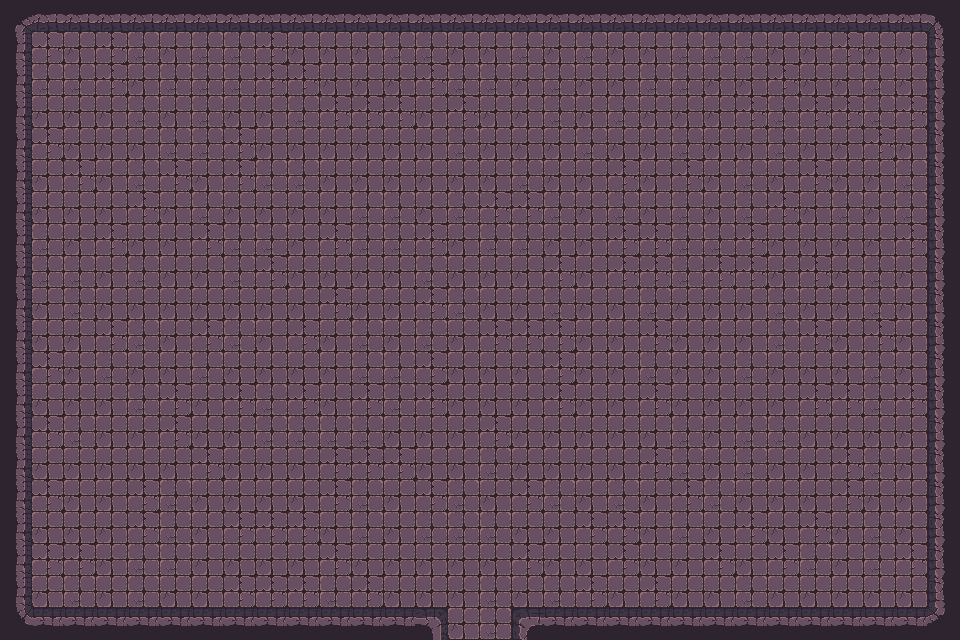

The image is a tile-based game level rendered from a .tmx file. Its description and complete source (layers, tilesets, objects, tile grids) follow:
An orthogonal 30x20 tile map with 32x32 px tiles, 1 tile layer (Tile layer 1), 2 tilesets and 57 objects.

<map version="1.10" tiledversion="1.11.2" orientation="orthogonal" renderorder="right-down" width="30" height="20" tilewidth="32" tileheight="32" infinite="0" nextlayerid="3" nextobjectid="1">
    <tileset firstgid="1" name="Town Tileset" tilewidth="32" tileheight="32" tilecount="64" columns="8">
        <image source="../../../tiles/World H Tileset.png" trans="ff00ff" width="256" height="256" />
        <tile id="4">
            <objectgroup draworder="index" id="2">
                <object id="1" x="0" y="0" width="32" height="32" />
            </objectgroup>
        </tile>
        <tile id="5">
            <objectgroup draworder="index" id="2">
                <object id="1" x="0" y="0" width="32" height="32" />
            </objectgroup>
        </tile>
        <tile id="6">
            <objectgroup draworder="index" id="2">
                <object id="1" x="0" y="0" width="32" height="32" />
            </objectgroup>
        </tile>
        <tile id="7">
            <objectgroup draworder="index" id="2">
                <object id="1" x="0" y="0" width="32" height="32" />
            </objectgroup>
        </tile>
        <tile id="8">
            <objectgroup draworder="index" id="2">
                <object id="1" x="0" y="0" width="32" height="32" />
            </objectgroup>
        </tile>
        <tile id="10">
            <objectgroup draworder="index" id="2">
                <object id="1" x="0" y="32" width="32" height="0" />
            </objectgroup>
        </tile>
        <tile id="11">
            <objectgroup draworder="index" id="2">
                <object id="1" x="0" y="32" width="32" height="0" />
                <object id="2" x="32" y="0" width="0" height="32" />
            </objectgroup>
        </tile>
        <tile id="12">
            <objectgroup draworder="index" id="2">
                <object id="1" x="32" y="0" width="0" height="32" />
            </objectgroup>
        </tile>
        <tile id="13">
            <objectgroup draworder="index" id="2">
                <object id="1" x="0" y="32" width="32" height="0" />
                <object id="2" x="0" y="32" width="32" height="0" />
                <object id="3" x="0" y="0" width="0" height="32" />
            </objectgroup>
        </tile>
        <tile id="14">
            <objectgroup draworder="index" id="2">
                <object id="1" x="0" y="0" width="0" height="32" />
            </objectgroup>
        </tile>
        <tile id="16">
            <objectgroup draworder="index" id="2">
                <object id="1" x="0" y="0" width="32" height="32" />
            </objectgroup>
        </tile>
        <tile id="24">
            <objectgroup draworder="index" id="2">
                <object id="1" x="0" y="0" width="32" height="32" />
            </objectgroup>
        </tile>
    </tileset>
    <tileset firstgid="65" name="Dungeon Crawler Tileset" tilewidth="32" tileheight="32" tilecount="100" columns="10">
        <image source="../../../tiles/Dungeon_Tile.png" trans="" width="320" height="320" />
        <tile id="2">
            <objectgroup draworder="index" id="2">
                <object id="1" x="0" y="0" width="32" height="32" />
            </objectgroup>
        </tile>
        <tile id="3">
            <objectgroup draworder="index" id="2">
                <object id="1" x="0" y="0" width="32" height="32" />
            </objectgroup>
        </tile>
        <tile id="4">
            <objectgroup draworder="index" id="2">
                <object id="1" x="0" y="0" width="32" height="32" />
            </objectgroup>
        </tile>
        <tile id="5">
            <objectgroup draworder="index" id="2">
                <object id="1" x="0" y="0" width="32" height="32" />
            </objectgroup>
        </tile>
        <tile id="6">
            <objectgroup draworder="index" id="2">
                <object id="1" x="0" y="0" width="32" height="32" />
            </objectgroup>
        </tile>
        <tile id="8">
            <objectgroup draworder="index" id="2">
                <object id="1" x="0" y="0" width="32" height="32" />
            </objectgroup>
        </tile>
        <tile id="12">
            <objectgroup draworder="index" id="2">
                <object id="1" x="0" y="0" width="32" height="32" />
            </objectgroup>
        </tile>
        <tile id="13">
            <objectgroup draworder="index" id="2">
                <object id="1" x="0" y="0" width="32" height="32" />
            </objectgroup>
        </tile>
        <tile id="14">
            <objectgroup draworder="index" id="2">
                <object id="1" x="0" y="0" width="32" height="32" />
            </objectgroup>
        </tile>
        <tile id="15">
            <objectgroup draworder="index" id="2">
                <object id="1" x="0" y="0" width="32" height="32" />
            </objectgroup>
        </tile>
        <tile id="16">
            <objectgroup draworder="index" id="2">
                <object id="1" x="0" y="0" width="32" height="32" />
            </objectgroup>
        </tile>
        <tile id="18">
            <objectgroup draworder="index" id="2">
                <object id="1" x="0" y="0" width="32" height="32" />
            </objectgroup>
        </tile>
        <tile id="22">
            <objectgroup draworder="index" id="2">
                <object id="1" x="0" y="0" width="32" height="32" />
            </objectgroup>
        </tile>
        <tile id="23">
            <objectgroup draworder="index" id="2">
                <object id="1" x="0" y="0" width="32" height="32" />
            </objectgroup>
        </tile>
        <tile id="24">
            <objectgroup draworder="index" id="2">
                <object id="1" x="0" y="0" width="32" height="32" />
            </objectgroup>
        </tile>
        <tile id="25">
            <objectgroup draworder="index" id="2">
                <object id="1" x="0" y="0" width="32" height="32" />
            </objectgroup>
        </tile>
        <tile id="26">
            <objectgroup draworder="index" id="2">
                <object id="1" x="0" y="0" width="32" height="32" />
            </objectgroup>
        </tile>
        <tile id="28">
            <objectgroup draworder="index" id="2">
                <object id="1" x="0" y="0" width="32" height="32" />
            </objectgroup>
        </tile>
        <tile id="32">
            <objectgroup draworder="index" id="2">
                <object id="1" x="0" y="0" width="32" height="32" />
            </objectgroup>
        </tile>
        <tile id="33">
            <objectgroup draworder="index" id="2">
                <object id="1" x="0" y="0" width="32" height="32" />
            </objectgroup>
        </tile>
        <tile id="34">
            <objectgroup draworder="index" id="2">
                <object id="1" x="0" y="0" width="32" height="32" />
            </objectgroup>
        </tile>
        <tile id="35">
            <objectgroup draworder="index" id="2">
                <object id="1" x="0" y="0" width="32" height="32" />
            </objectgroup>
        </tile>
        <tile id="36">
            <objectgroup draworder="index" id="2">
                <object id="1" x="0" y="0" width="32" height="32" />
            </objectgroup>
        </tile>
        <tile id="38">
            <objectgroup draworder="index" id="2">
                <object id="1" x="0" y="0" width="32" height="32" />
            </objectgroup>
        </tile>
        <tile id="42">
            <objectgroup draworder="index" id="2">
                <object id="1" x="0" y="0" width="32" height="32" />
            </objectgroup>
        </tile>
        <tile id="43">
            <objectgroup draworder="index" id="2">
                <object id="1" x="0" y="0" width="32" height="32" />
            </objectgroup>
        </tile>
        <tile id="44">
            <objectgroup draworder="index" id="2">
                <object id="1" x="0" y="0" width="32" height="32" />
            </objectgroup>
        </tile>
        <tile id="45">
            <objectgroup draworder="index" id="2">
                <object id="1" x="0" y="0" width="32" height="32" />
            </objectgroup>
        </tile>
        <tile id="46">
            <objectgroup draworder="index" id="2">
                <object id="1" x="0" y="0" width="32" height="32" />
            </objectgroup>
        </tile>
        <tile id="48">
            <objectgroup draworder="index" id="2">
                <object id="1" x="0" y="0" width="32" height="32" />
            </objectgroup>
        </tile>
        <tile id="52">
            <objectgroup draworder="index" id="2">
                <object id="1" x="0" y="0" width="32" height="32" />
            </objectgroup>
        </tile>
        <tile id="53">
            <objectgroup draworder="index" id="2">
                <object id="1" x="0" y="0" width="32" height="32" />
            </objectgroup>
        </tile>
        <tile id="54">
            <objectgroup draworder="index" id="2">
                <object id="1" x="0" y="0" width="32" height="32" />
            </objectgroup>
        </tile>
        <tile id="55">
            <objectgroup draworder="index" id="2">
                <object id="1" x="0" y="0" width="32" height="32" />
            </objectgroup>
        </tile>
        <tile id="56">
            <objectgroup draworder="index" id="2">
                <object id="1" x="0" y="0" width="32" height="32" />
            </objectgroup>
        </tile>
        <tile id="58">
            <objectgroup draworder="index" id="2">
                <object id="1" x="0" y="0" width="32" height="32" />
            </objectgroup>
        </tile>
        <tile id="62">
            <objectgroup draworder="index" id="2">
                <object id="1" x="0" y="0" width="32" height="32" />
            </objectgroup>
        </tile>
        <tile id="63">
            <objectgroup draworder="index" id="2">
                <object id="1" x="0" y="0" width="32" height="32" />
            </objectgroup>
        </tile>
        <tile id="64">
            <objectgroup draworder="index" id="2">
                <object id="1" x="0" y="0" width="32" height="32" />
            </objectgroup>
        </tile>
        <tile id="65">
            <objectgroup draworder="index" id="2">
                <object id="1" x="0" y="0" width="32" height="32" />
            </objectgroup>
        </tile>
        <tile id="66">
            <objectgroup draworder="index" id="2">
                <object id="1" x="0" y="0" width="32" height="32" />
            </objectgroup>
        </tile>
        <tile id="68">
            <objectgroup draworder="index" id="2">
                <object id="1" x="0" y="0" width="32" height="32" />
            </objectgroup>
        </tile>
    </tileset>
    <layer id="1" name="Tile layer 1" width="30" height="20">
        <data encoding="csv">
67,68,68,68,68,68,68,68,68,68,68,68,68,68,68,68,68,68,68,68,68,68,68,68,68,68,68,68,68,69,
77,65,75,65,66,75,66,66,65,75,75,75,66,66,75,75,66,75,66,75,75,66,66,66,75,75,65,75,75,79,
77,66,66,65,75,66,66,66,65,65,75,75,75,65,66,66,75,66,75,75,66,66,75,75,65,75,75,66,75,79,
77,75,75,75,66,75,66,75,75,66,65,65,65,75,65,75,75,66,75,66,75,75,75,65,66,65,65,66,65,79,
77,65,75,75,75,66,66,65,75,75,75,75,75,75,66,75,75,75,66,75,75,66,75,75,66,75,75,65,75,79,
77,75,65,75,66,65,75,65,66,66,75,75,75,75,75,75,66,75,75,65,75,65,75,66,75,65,75,75,66,79,
77,75,75,75,65,75,66,75,75,75,75,66,66,75,66,65,65,66,75,66,75,66,75,66,65,75,66,75,66,79,
77,66,75,65,75,75,65,66,66,75,65,66,66,65,75,66,66,75,75,65,65,66,66,65,75,75,75,75,65,79,
77,66,66,75,66,75,75,66,65,75,75,75,75,66,75,75,75,65,75,65,65,66,65,65,75,65,75,66,75,79,
77,75,66,75,75,75,75,75,75,75,65,75,75,65,66,75,75,66,75,75,66,75,75,75,66,75,75,66,75,79,
77,75,75,65,66,75,65,66,75,65,75,66,75,66,75,65,65,65,75,75,65,75,75,75,66,65,75,65,75,79,
77,65,75,66,75,75,66,75,75,75,75,66,66,65,75,75,75,65,75,75,66,75,75,66,75,75,75,66,75,79,
77,75,75,75,66,65,75,65,66,65,75,65,66,65,75,75,75,65,75,75,65,75,75,75,75,65,65,66,65,79,
77,65,66,75,75,65,75,75,66,66,66,66,75,75,75,65,75,75,75,75,75,66,75,66,66,75,75,75,75,79,
77,75,75,75,75,75,65,75,75,75,65,65,65,75,75,66,75,75,75,75,65,66,75,66,75,75,65,66,75,79,
77,65,75,75,65,66,75,75,75,75,65,66,75,65,66,75,65,66,75,66,75,65,66,75,75,75,65,75,75,79,
77,75,75,75,65,66,75,65,65,65,75,66,75,66,66,66,75,75,65,65,75,66,75,65,75,65,75,66,75,79,
77,65,65,75,66,66,75,75,75,75,65,75,75,75,75,75,65,75,75,65,75,75,65,75,65,66,75,66,65,79,
77,75,66,75,66,75,75,65,65,65,66,65,75,75,75,66,75,66,65,75,65,75,75,66,75,75,75,75,75,79,
87,88,88,88,88,88,88,88,88,88,88,88,88,73,75,66,70,88,88,88,88,88,88,88,88,88,88,88,88,89
        </data>
    </layer>
</map>
